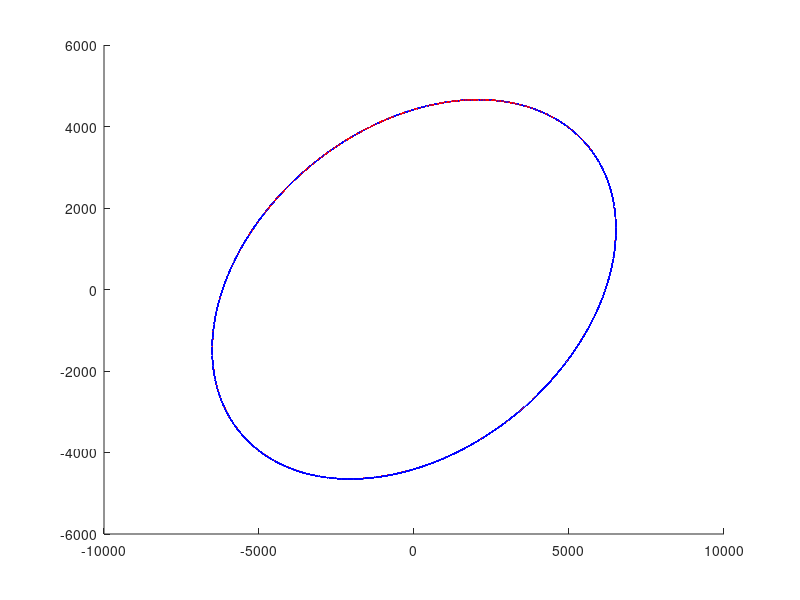

Write the MATLAB code that produced this figure. (Note: this script raises an error after producing the figure.)
%=======================Rascal Senior Design===============================
%============================RCL-C-NAV3====================================
%=======================Author: Tom Moline=================================
%=====================Approval: Nate Richard===============================
%=====================Revision: - =========================================
%===============Last Edit Date: October 21, 2013===========================

%============================Summary=======================================
%This script plots the orbits of two spacecraft over a specified period of
%time, provided an inital relative velocity vector and relative position.

%============================Inputs========================================
% rd_ = Inital Relative Displacement Vector, [x;y;z] (km)
% vd_ = Initial Relative Velocity Vector, [vx;vy;vz] (km/s)
% r_=Inital Displacement Vector Relative to Earth Focal Point [x;y;z](km) 
% v_=Inital Velocity Vector Relative to Earth Focal Point [vx;vy;vz] (km/s)
% t = Time over Which to Plot Results
%
% Note: All variables with an underscore are vectors 
 

%===========================Outputs========================================
% Plot of orbits over a specified time

%==========================Begin Code======================================

clear
clc

%========================Define Constants==================================

mew = 398600; %Gravity Constant for Earth
re=6371; % Radius of Earth, km

%=========================Define Inital Conditions=========================

r_ = [3212.59    4572    -3877.23]; % km
v_ = [-6.379    1.003    -4.106]; % km/s
dr_=[0 0 0]; %km
dv_=[0.0005 0 0]; %km/s

for i=1:3
    r_(2,i)=r_(1,i)+dr_(1,i);
    v_(2,i)=v_(1,i)+dv_(1,i);
end

%======================Find Period of Orbit================================
for i=1:2
    r(i) = sqrt( r_(i,1)^2+r_(i,2)^2+r_(i,3)^2);
    a(i)= r(i)/(2-((r(i)*(v_(i,1)^2+v_(i,2)^2+v_(i,3)^2))/mew));
    T(i)=(2*pi)/sqrt(mew)*a(i)^(3/2);
    t(i)=T(i)/1000;
end

for i=1:2
%===================Find Specific Momentum Vector==========================
    tempr_=[r_(i,1) r_(i,2) r_(i,3)];
    tempv_=[v_(i,1) v_(i,2) v_(i,3)];
    v(i)=sqrt(dot(tempv_,tempv_));
    htemp_ = cross(tempr_,tempv_);
    h(i) = sqrt(dot(htemp_,htemp_));
%========================Find Eccentricity=================================
    tempe_ = (1/mew)*((v(i)^2-(mew/r(i)))*tempr_-dot(tempr_,tempv_)*tempv_);
    e(i)=sqrt(dot(tempe_,tempe_));
%===========================Find Semi-Major Axis===========================
    tempN_ = cross([0 0 1], htemp_);
    N(i) = sqrt(dot(tempN_,tempN_));

%========================Find Argument of Perigee==========================
    if(tempe_(3) < 0)
        w(i)=2*pi() - w;
    else
        w(i) = acos(dot(tempN_,tempe_)/(N(i)*e(i)));
    end

%=========================Find True Anomaly================================
    theta(i)= acos(dot(tempe_,tempr_)/(e(i)*r(i)));
    if (theta < 0)
        theta(i) = 2*pi-theta;
    else
        theta(i)=theta(i);
    end
%===========================Find Inclination===============================
    inc(i) = acos( htemp_(3) / h(i));
%===============Find Longitude of Ascending Node===========================
    if( tempN_(2) < 0)
        omega(i) = 2*pi - acos(tempN_(1)/N(i));
    else
        omega(i) = acos(tempN_(1)/N(i));
    end

%========================Find Mean Anomaly=================================
    Mnot(i) = 2*atan(sqrt((1-e(i))/(1+e(i)))*tan(theta(i)/2))-(e(i)*sqrt(1-e(i)^2)*sin(theta(i)))/(1+e(i)*cos(theta(i)));
    Enot(i) = acos((e(i)+cos(theta(i)))/(1+e(i)*cos(theta(i))));
    E=Enot(i);
    M=Mnot(i);
    
%=========================Create Perifocal Transformation Matrix===========
    QXx_=[-sin(omega(i))*cos(inc(i))*sin(w(i))+cos(omega(i))*cos(w(i)), cos(omega(i))*cos(inc(i))*sin(w(i))+sin(omega(i))*cos(w(i)), sin(inc(i))*sin(w(i));...
            -sin(omega(i))*cos(inc(i))*cos(w(i))-cos(omega(i))*sin(w(i)), cos(omega(i))*cos(inc(i))*cos(w(i))-sin(omega(i))*sin(w(i)), sin(inc(i))*cos(w(i));...
            sin(omega(i))*sin(inc(i)), -cos(omega(i))*sin(inc(i)), cos(inc(i))];
    
%===========================Create Geocentric Transformation Matrix========
    QxX_=[-sin(omega(i))*cos(inc(i))*sin(w(i))+cos(omega(i))*cos(w(i)), -sin(omega(i))*cos(inc(i))*cos(w(i))-cos(omega(i))*sin(w(i)), sin(omega(i))*sin(inc(i));...
            cos(omega(i))*cos(inc(i))*sin(w(i))+sin(omega(i))*cos(w(i)), cos(omega(i))*cos(inc(i))*cos(w(i))-sin(omega(i))*sin(w(i)), -cos(omega(i))*sin(inc(i));...
            sin(w(i))*sin(inc(i)), cos(w(i))*sin(inc(i)), cos(inc(i))];
    

    for k=1:T(1)/2
%========================Find Eccentric Anomaly============================
        E_ratio=1;
        M = M + sqrt(mew/a(i)^3)*(t(i));
        if M<pi
            E=M+e/2;
        else
            E=M-e/2; 
        end
    
        while E_ratio>10^-8
            E_new=E-e(i)*sin(E)-M;
            E_prime=1-e(i)*cos(E);
            E_ratio=E_new/E_prime;
            E=E-E_ratio;
        end
        thetatemp=2*atan(sqrt((1+e(i))/(1-e(i)))*tan(E(1)/2));
        rp_=(h(i)^2/mew)*(1/(1+e(i)*cos(thetatemp)))*[cos(thetatemp);sin(thetatemp);0];
        vp_=(mew/h(i))*[-sin(thetatemp);e(i)+cos(thetatemp);0];

%==============================Define Perifocal Quantities=================
        r_temp=QxX_*rp_;
        v_temp=QxX_*vp_;
    
        rtemp_=r_temp.';
        vtemp_=v_temp.';
    
        x(i,k)=rtemp_(1);
        y(i,k)=rtemp_(2);
        z(i,k)=rtemp_(3);
    end
end

%cc=jet(2);
satellite=['Target';'Chaser'];

tstep= 1;

for j=1:tstep:T(1)
        b=round(1+j*t/tstep);
        line(x(1,1:b),y(1,1:b),z(1,1:b),'color','b')
        line(x(2,1:b),y(2,1:b),z(2,1:b),'color','r')
        drawnow
    legendinfo{i}=[satellite(i,:) ' Satellite Orbit for Initial Relative Velocity of ' num2str(dv_(1)*100000) 'cm/s in x Direction'];
end

legend(legendinfo)
xlabel('X Position (km)')
ylabel('Y Position (km)')
zlabel('Z Position (km)')
